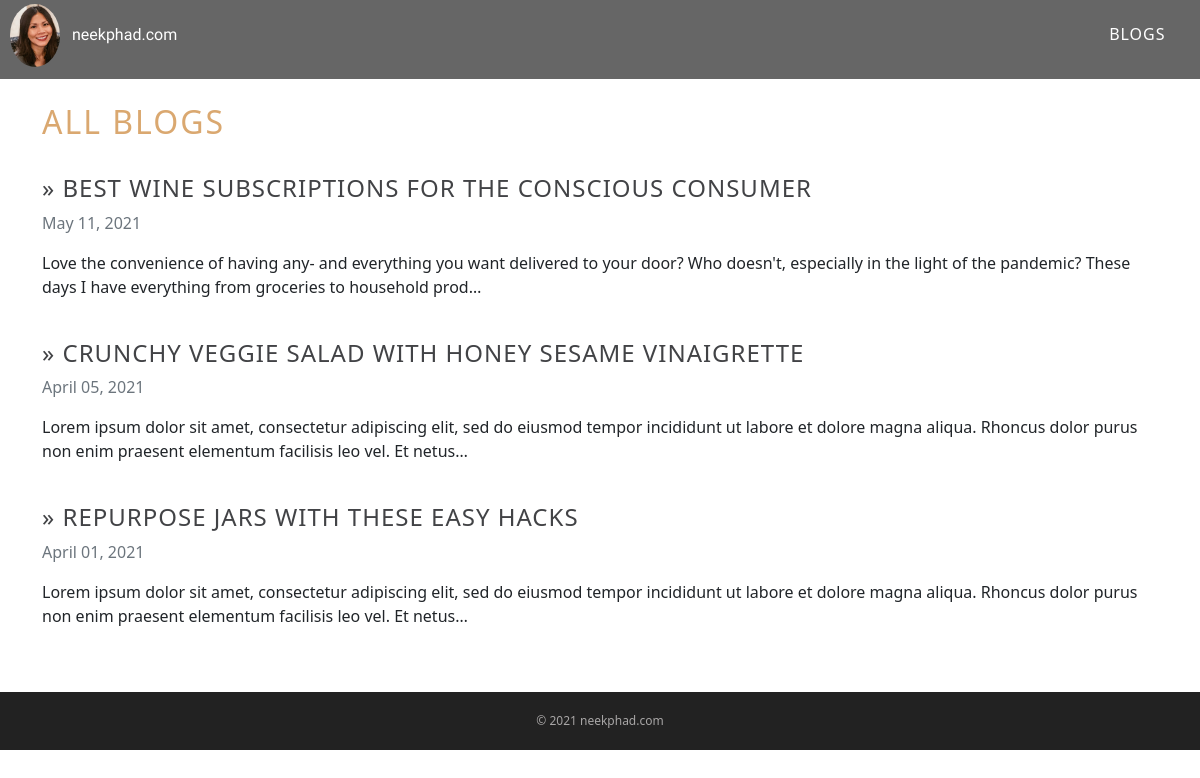
Before: /blog/ with the older database file.
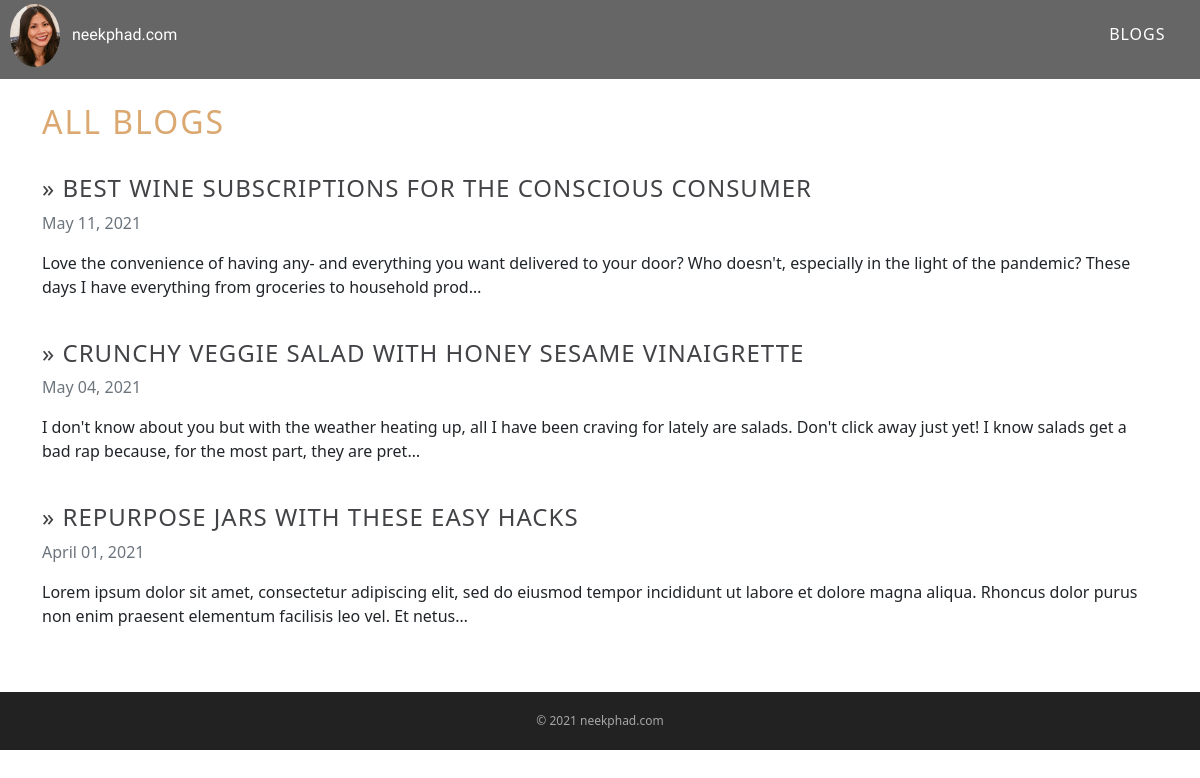
After: the same page with the newer database file.
### website/models.py (models this page shows, shortened)
class Blog(models.Model):
    title = models.CharField(max_length=200, blank=False)
    slug = models.SlugField(max_length=200, null=True, blank=False)
    description = models.TextField()
    date = models.DateField()
    image = models.ImageField(upload_to='images/', null=True, blank=True)
    url = models.URLField(blank=True)
    class Meta:
        ordering = ['-date']

### website/views.py (the view)
# urls.py: 2. Add a URL to urlpatterns:  path('blog/', include('blog.urls'))
def blog(request):
    blogs = Blog.objects.order_by('-date')
    return render(request, 'blog.html', {'blogs':blogs})

### website/templates/blog.html (shortened to what this page needs)
{% extends 'base.html' %}
{% load static %}
{% block content %}
<section>
<div class="container">
    <br>
    <h2>All Blogs</h2>
    <div class="row">
        <div class="col-md-12 mt-4 mb-4 center">
            {% for blog in blogs %}
            <div class="blog">
                <a href="{% url 'blog_detail' blog.id blog.slug %}"><h4>&raquo; {{ blog.title }}</h4></a>
                <p class="text-muted">{{ blog.date|date:'F d, Y' }}</p>
                <p class="card-text">{{ blog.description|striptags|truncatechars:200 }}</p>
                <br>
            {% endfor %}
            </div>
        </div>
    </div>
</div>
</section>
{% endblock %}

Changed rows visible on the page:
changed Blog "CRUNCHY VEGGIE SALAD WITH HONEY SESAME VINAIGRETTE": date "April 05, 2021" → "May 04, 2021"; description "Lorem ipsum dolor sit amet, consectetur adipiscing elit, sed do eiusmod tempor incididunt ut labore et dolore magna aliqua. Rhoncus dolor purus non enim praesent elementum facilisis leo vel. Et netus…" → "I don't know about you but with the weather heating up, all I have been craving for lately are salads. Don't click away just yet! I know salads get a bad rap because, for the most part, they are pret…"
